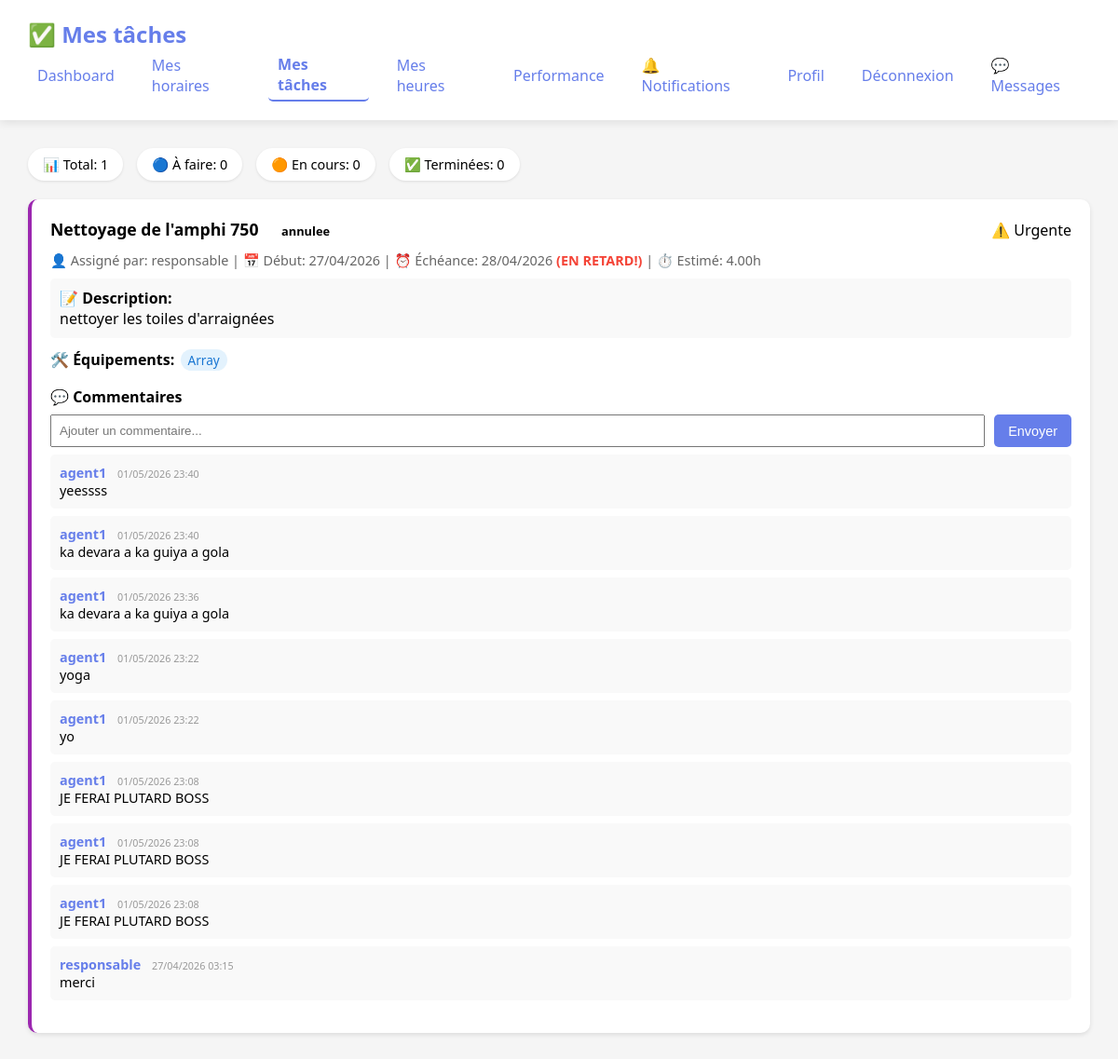
Screenshot of /my_tasks.php (signed in) with the database file from the repository.
### tables this page shows
CREATE TABLE `tasks` (
  `id` int(11) NOT NULL,
  `title` varchar(255) NOT NULL,
  `description` text DEFAULT NULL,
  `equipment_needed` text DEFAULT NULL,
  `priority` enum('basse','moyenne','haute','urgente') DEFAULT 'moyenne',
  `status` enum('a_faire','en_cours','en_retard','terminee','annulee') DEFAULT 'a_faire',
  `assigned_to` int(11) NOT NULL,
  `assigned_by` int(11) NOT NULL,
  `start_date` date NOT NULL,
  `due_date` date NOT NULL,
  `completed_date` date DEFAULT NULL,
  `estimated_hours` decimal(5,2) DEFAULT NULL,
  `actual_hours` decimal(5,2) DEFAULT NULL,
  `notes` text DEFAULT NULL,
  `created_at` timestamp NOT NULL DEFAULT current_timestamp(),
  `updated_at` timestamp NOT NULL DEFAULT current_timestamp() ON UPDATE current_timestamp()
);

CREATE TABLE `users` (
  `id` int(11) NOT NULL,
  `username` varchar(50) NOT NULL,
  `password` varchar(255) NOT NULL,
  `email` varchar(100) NOT NULL,
  `role` enum('responsable','agent') DEFAULT 'agent',
  `telephone` varchar(20) DEFAULT NULL,
  `secteur` varchar(100) DEFAULT NULL,
  `created_at` timestamp NOT NULL DEFAULT current_timestamp(),
  `updated_at` timestamp NOT NULL DEFAULT current_timestamp() ON UPDATE current_timestamp(),
  `profile_photo` varchar(255) DEFAULT NULL,
  `is_approved` tinyint(4) DEFAULT 0
);

CREATE TABLE `task_comments` (
  `id` int(11) NOT NULL,
  `task_id` int(11) NOT NULL,
  `user_id` int(11) NOT NULL,
  `comment` text NOT NULL,
  `created_at` timestamp NOT NULL DEFAULT current_timestamp()
);

### my_tasks.php (the view, shortened to what this page needs)
<?php
$database = new Database();
$db = $database->getConnection();
$agent_id = $_SESSION['user_id'];
$tasksStmt = $db->prepare("SELECT t.*, u.username as assigned_by_name
                           FROM tasks t
                           JOIN users u ON t.assigned_by = u.id
                           WHERE t.assigned_to = ?
                           ORDER BY
                               CASE WHEN t.status = 'en_retard' THEN 1
                                    WHEN t.status = 'en_cours' THEN 2
                                    WHEN t.status = 'a_faire' THEN 3
                                    ELSE 4 END,
                               t.due_date ASC");
$tasksStmt->execute([$agent_id]);
$tasks = $tasksStmt->fetchAll(PDO::FETCH_ASSOC);
$comments = [];
if (!empty($tasks)) {
    $taskIds = array_column($tasks, 'id');
    $placeholders = implode(',', array_fill(0, count($taskIds), '?'));
    $commentsStmt = $db->prepare("SELECT tc.*, u.username
                                  FROM task_comments tc
                                  JOIN users u ON tc.user_id = u.id
                                  WHERE tc.task_id IN ($placeholders)
                                  ORDER BY tc.created_at DESC");
    $commentsStmt->execute($taskIds);
    $allComments = $commentsStmt->fetchAll(PDO::FETCH_ASSOC);
    foreach ($allComments as $comment) {
        $comments[$comment['task_id']][] = $comment;
    }
}
$total = count($tasks);
$aFaire = count(array_filter($tasks, fn($t) => $t['status'] == 'a_faire'));
$enCours = count(array_filter($tasks, fn($t) => $t['status'] == 'en_cours'));
$terminees = count(array_filter($tasks, fn($t) => $t['status'] == 'terminee'));
?>
<!DOCTYPE html>
<html lang="fr">
<head>
    <link rel="stylesheet" href="css/style.css">
</head>
<body>
<div class="dashboard">
    <nav class="navbar">
        <h1>✅ Mes tâches</h1>
        <div class="nav-links">
            <a href="agent_dashboard.php">Dashboard</a>
            <a href="my_schedules.php">Mes horaires</a>
            <a href="my_tasks.php" class="active">Mes tâches</a>
            <a href="work_log.php">Mes heures</a>
            <a href="my_performance.php">Performance</a>
            <a href="notifications.php">🔔 Notifications</a>
            <a href="profile.php">Profil</a>
            <a href="logout.php">Déconnexion</a>
            <a href="messages.php">
    💬 Messages
</a>
        </div>
    </nav>
    <div class="content">
        <div class="stats-summary">
            <div class="stat-badge">📊 Total: <?= $total ?></div>
            <div class="stat-badge">🔵 À faire: <?= $aFaire ?></div>
            <div class="stat-badge">🟠 En cours: <?= $enCours ?></div>
            <div class="stat-badge">✅ Terminées: <?= $terminees ?></div>
        </div>
        <?php if (empty($tasks)): ?>
            <div class="alert alert-info" style="text-align: center; padding: 40px;">
                🎉 Aucune tâche assignée pour le moment.
            </div>
        <?php else: ?>
            <?php foreach ($tasks as $task): ?>
                <div class="task-card priority-<?= $task['priority'] ?>">
                    <div style="display: flex; justify-content: space-between; align-items: center;">
                        <div>
                            <strong style="font-size: 1.1em;"><?= htmlspecialchars($task['title']) ?></strong>
                            <span class="status-badge status-<?= $task['status'] ?>" style="margin-left: 10px;">
                                <?= $task['status'] ?>
                            </span>
                        </div>
                        <div>
                            <?php
                            $priorityLabels = ['basse' => '🟢 Basse', 'moyenne' => '🟠 Moyenne', 'haute' => '🔴 Haute', 'urgente' => '⚠️ Urgente'];
                            echo $priorityLabels[$task['priority']];
                            ?>
                        </div>
                    </div>
                    <div style="margin: 10px 0; color: #666; font-size: 0.9em;">
                        <span>👤 Assigné par: <?= htmlspecialchars($task['assigned_by_name']) ?></span> |
                        <span>📅 Début: <?= date('d/m/Y', strtotime($task['start_date'])) ?></span> |
                        <span>⏰ Échéance:
                            <?= date('d/m/Y', strtotime($task['due_date'])) ?>
                            <?php if ($task['status'] != 'terminee' && strtotime($task['due_date']) < time()): ?>
                                <span class="deadline-warning">(EN RETARD!)</span>
                            <?php endif; ?>
                        </span>
                        <?php if ($task['estimated_hours']): ?>
                            | <span>⏱️ Estimé: <?= $task['estimated_hours'] ?>h</span>
                        <?php endif; ?>
                    </div>
                    <?php if ($task['description']): ?>
                        <div style="background: #f9f9f9; padding: 10px; border-radius: 5px; margin: 10px 0;">
                            <strong>📝 Description:</strong><br>
                            <?= nl2br(htmlspecialchars($task['description'])) ?>
                        </div>
                    <?php endif; ?>
                    <?php if ($task['equipment_needed']): ?>
                        <div style="margin: 10px 0;">
                            <strong>🛠️ Équipements:</strong>
                            <?php
                            $equipments = explode(',', $task['equipment_needed']);
                            foreach ($equipments as $eq):
                                $eq = trim($eq);
                                if ($eq):
                            ?>
                                <span style="display: inline-block; background:#e3f2fd; color:#1976d2; padding:2px 8px; border-radius:12px; margin:2px; font-size:0.85em;">
                                    <?= htmlspecialchars($eq) ?>
                                </span>
                            <?php endif; endforeach; ?>
                        </div>
                    <?php endif; ?>
                    <div style="margin-top: 15px;">
                        <strong>💬 Commentaires</strong>
                        <form method="POST" style="margin-top: 8px;">
                            <div style="display: flex; gap: 10px;">
                                <input type="text" name="comment" placeholder="Ajouter un commentaire..." style="flex: 1; padding: 8px;" required>
                                <button type="submit" class="btn-small">Envoyer</button>
                            </div>
                        </form>
                        <?php if (isset($comments[$task['id']])): ?>
                            <?php foreach ($comments[$task['id']] as $comment): ?>
                                <div class="comment">
                                    <div>
                                        <span class="comment-author"><?= htmlspecialchars($comment['username']) ?></span>
                                        <span class="comment-date"><?= date('d/m/Y H:i', strtotime($comment['created_at'])) ?></span>
                                    </div>
                                    <div><?= nl2br(htmlspecialchars($comment['comment'])) ?></div>
                                </div>
                            <?php endforeach; ?>
                        <?php endif; ?>
                    </div>
                </div>
            <?php endforeach; ?>
        <?php endif; ?>
    </div>
</div>
</body>
</html>

### style.css (style rules this page uses)
* { margin: 0; padding: 0; box-sizing: border-box; }
body { font-family: 'Segoe UI', Tahoma, Geneva, Verdana, sans-serif; background: linear-gradient(135deg, #667eea 0%, #764ba2 100%); min-height: 100vh; }
.dashboard { min-height: 100vh; background: #f5f5f5; }
.navbar { background: white; padding: 20px 30px; box-shadow: 0 2px 10px rgba(0,0,0,0.1); display: flex; justify-content: space-between; align-items: center; flex-wrap: wrap; }
.navbar h1 { color: #667eea; font-size: 1.5em; }
.nav-links { display: flex; gap: 20px; align-items: center; }
.nav-links a { text-decoration: none; color: #667eea; padding: 5px 10px; border-radius: 5px; transition: background 0.3s; }
.content { padding: 30px; max-width: 1200px; margin: 0 auto; }
.btn-primary, .btn-small { background: #667eea; color: white; border: none; padding: 12px 24px; border-radius: 5px; cursor: pointer; font-size: 1em; transition: background 0.3s; }
.btn-small { padding: 6px 15px; font-size: 0.9em; }
.active { font-weight: bold; border-bottom: 2px solid #667eea; }

### my_tasks.php (style rules this page uses)
.task-card { background: white; border-radius: 10px; padding: 20px; margin-bottom: 20px; box-shadow: 0 2px 5px rgba(0,0,0,0.1); border-left: 4px solid; transition: transform 0.2s; }
.priority-urgente { border-left-color: #9C27B0; }
.status-badge { display: inline-block; padding: 3px 10px; border-radius: 3px; font-size: 0.8em; font-weight: bold; }
.deadline-warning { color: #F44336; font-weight: bold; }
.comment { background: #f9f9f9; padding: 10px; margin-top: 8px; border-radius: 5px; font-size: 0.9em; }
.comment-author { font-weight: bold; color: #667eea; }
.comment-date { font-size: 0.75em; color: #999; margin-left: 8px; }
.stats-summary { display: flex; gap: 15px; margin-bottom: 20px; flex-wrap: wrap; }
.stat-badge { background: white; padding: 8px 16px; border-radius: 20px; box-shadow: 0 1px 3px rgba(0,0,0,0.1); font-size: 0.9em; }

### rows the page displays
tasks: status "0", title "Nettoyage de l'amphi 750", status "annulee", priority "⚠️ Urgente", assigned_by.username "responsable", start_date "27/04/2026", due_date "28/04/2026", shows "(EN RETARD!)", estimated_hours "4.00", description "nettoyer les toiles d'arraignées", equipment_needed "Array"
task_comments: user.username "agent1", created_at "01/05/2026 23:40", comment "yeessss"
task_comments: user.username "agent1", created_at "01/05/2026 23:40", comment "ka devara a ka guiya a gola"
task_comments: user.username "agent1", created_at "01/05/2026 23:36", comment "ka devara a ka guiya a gola"
task_comments: user.username "agent1", created_at "01/05/2026 23:22", comment "yoga"
task_comments: user.username "agent1", created_at "01/05/2026 23:22", comment "yo"
task_comments: user.username "agent1", created_at "01/05/2026 23:08", comment "JE FERAI PLUTARD BOSS"
task_comments: user.username "agent1", created_at "01/05/2026 23:08", comment "JE FERAI PLUTARD BOSS"
task_comments: user.username "agent1", created_at "01/05/2026 23:08", comment "JE FERAI PLUTARD BOSS"
task_comments: user.username "responsable", created_at "27/04/2026 03:15", comment "merci"

### other values shown
$total "1"
